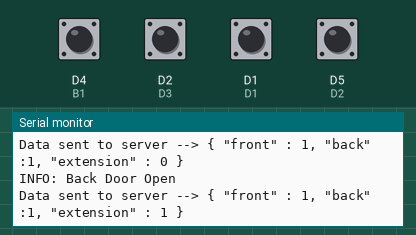
Bench run of a sketch on a simulated ESP8266 (Wemos D1 mini). On the bench: the last lines printed to the serial monitor. The inputs (shaded band) are chosen by the test bench; at power-on: D1, D2 (D3), D4 (B1), D5 (D2) HIGH. WiFi joins after 1.5 s; servers stay silent unless stated; uploads are accepted with an empty reply.

Above: at 2.7 s.
2.8 s: D2 (D3) pulled LOW for 0.15 s
At 2.96 s:
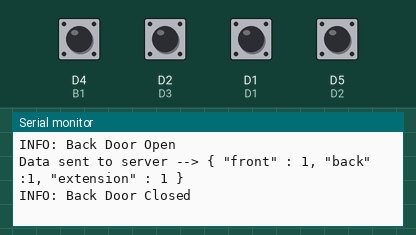
4.4 s: D1 pulled LOW for 0.15 s
At 4.57 s:
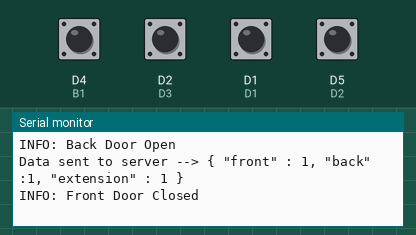
6.0 s: D5 (D2) pulled LOW for 0.15 s
At 6.17 s:
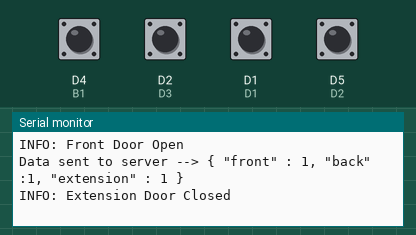

Measured:
- after the input at 2.8 s, the serial monitor: prints a new line at once (image 1)
- after the input at 4.4 s, the serial monitor: prints a new line at once (image 2)
- after the input at 6.0 s, the serial monitor: prints a new line at once (image 3)

The sketch:

Controller.ino
```cpp
#include <ESP8266WiFi.h>
#include <ESP8266HTTPClient.h>

// Converts GPIO pin numbers to the labels on the 'wemos' board
// D(x) refers to door (number), not the pins on the wemos board
#define D1 5
#define D2 14
#define D3 4
#define B1 2

// Sets the delay between loops
#define Delay 100

// Defines open and closed signal values
#define OPEN 1
#define CLOSED 0

// Defines button press signal values
#define BUTTON_NOT_PRESSED 1
#define BUTTON_PRESSED 0

// Defines alarm state values
#define DISARMED 0
#define ARMED 1

// Flag determines whether or not push notification is to be sent
volatile boolean disarmButtonPressed;

// Global States - Used to determine Door and Alarm status
int alarmState;
int d1State;
int d2State;
int d3State;
int b1State;

//WiFi Credentials
const char* ssid = "redacted";
const char* password = "redacted";

//Create server and specify port to listen on (80 - HTTP Default)
WiFiServer server(80);


// ------------------ START OF ALARM APPLICATION ----------------- \\


/*
 * Setup Function:
 *   - Initialises WIFI
 *   - Sets up GPIO pins correctly with pullup resistors
 *   - Initialises serial connection
 *   - Initialises door and button states
 */
void setup() {

  // Setup Serial Connection
  Serial.begin(115200);
  Serial.println();
  Serial.println("Serial started at 115200");
  Serial.println();

  //Create Hostname
  WiFi.hostname("Alarm");

  //Connect to WiFi
  Serial.print("\n\nConnecting to ");
  Serial.println(ssid);

  WiFi.begin(ssid, password);

  //Print dot until wifi connected
  while (WiFi.status() != WL_CONNECTED) {
    delay(500);
    Serial.print(".");
  }

  Serial.println("");
  Serial.println("WiFi connected");

  // Start server
  server.begin();
  Serial.println("Server started");

  // Print the IP address
  Serial.println(WiFi.localIP());

  // GPIO Setup
  pinMode(D1, INPUT_PULLUP);
  pinMode(D2, INPUT_PULLUP);
  pinMode(D3, INPUT_PULLUP);
  pinMode(B1, INPUT_PULLUP);

  // Initialise States
  disarmButtonPressed = false;
  alarmState = DISARMED;
  d1State = CLOSED;
  d2State = CLOSED;
  d3State = CLOSED;
  b1State = BUTTON_NOT_PRESSED;

  // Setup Interrupts
  attachInterrupt(digitalPinToInterrupt(B1), handleButtonPress, FALLING);
}

/*
 * Main Program Loop:
 */
void loop() {
  // Delay Loop
  delay(Delay);

  // Check if any door state has changed
  doorCheck();

  // If the arm/disarm button is pressed, change the armed state and sent push notification
  if (disarmButtonPressed) {
    delay(1000);
    alarmState = !alarmState;
    notify_AlarmState();
    disarmButtonPressed = false;
  }
}


/*
 * Front Door Open:
 * Triggered when D1 pin value RISES 0 -> 1
 */
void doorCheck() {
    // Check Front Door (D1)
    // If there is a change in state
    if (d1State != digitalRead(D1)) {
      // Handle Door Open
      if (digitalRead(D1) == OPEN) {
        Serial.println("INFO: Front Door Open");
        d1State = OPEN;
        postDoorInfo();
        notify_DoorOpen("Front%20Door");
      }
      // Handle Door Closed
      if (digitalRead(D1) == CLOSED) {
        Serial.println("INFO: Front Door Closed");
        d1State = CLOSED;
        postDoorInfo();
      }
    }

    // Check Extension Door (D2)
    // If there is a change in state
    if (d2State != digitalRead(D2)) {
      // Handle Door Open
      if (digitalRead(D2) == OPEN) {
        Serial.println("INFO: Extension Door Open");
        d2State = OPEN;
        postDoorInfo();
        notify_DoorOpen("Extension%20Door");
      }
      // Handle Door Closed
      if (digitalRead(D2) == CLOSED) {
        Serial.println("INFO: Extension Door Closed");
        d2State = CLOSED;
        postDoorInfo();
      }
    }

    // Check Back Door (D3)
    // If there is a change in state
    if (d3State != digitalRead(D3)) {
      // Handle Door Open
      if (digitalRead(D3) == OPEN) {
        Serial.println("INFO: Back Door Open");
        d3State = OPEN;
        postDoorInfo();
        notify_DoorOpen("Back%20Door");
      }
      // Handle Door Closed
      if (digitalRead(D3) == CLOSED) {
        Serial.println("INFO: Back Door Closed");
        d3State = CLOSED;
        postDoorInfo();
      }
    }
}


/*
 * If the arm/disarm button is pressed, the boolean flag is updated
 * accordingly.
 */
 ICACHE_RAM_ATTR void handleButtonPress() {
  disarmButtonPressed = true;
}


/*
 * Returns correctly formatted JSON String with the current status of each door
 */
String getJSON() {
    String json = "{ \"front\" : ";
    json += d1State;
    json += ", \"back\" :";
    json += d2State;
    json += ", \"extension\" : ";
    json += d3State;
    json += " }";

    return json;
}


/*
 * POSTs the current door states to the doorlight
 */
 void postDoorInfo() {
    HTTPClient http;

    String address = "http://doorlight/doorstatechange";

    http.begin(address);
    http.addHeader("Content-Type", "application/json");

    int httpResponseCode = http.POST(getJSON());

    http.end();

    if (httpResponseCode == 200) {
      Serial.println("Data sent to server --> " + getJSON());
    } else {
      Serial.println("ERROR: Data was not sent to server");
    }
 }
```

IFTT.ino
```cpp
  const String NOTIFY_DOOR_OPEN_IFTT_ADDRESS = "redacted";
  const String NOTIFY_ALARM_STATE_IFTT_ADDRESS = "redacted";

  // Send push notification to indicate that a door has been opened
  void notify_DoorOpen(String door) {
      // If the alarm is armed
      if (alarmState == ARMED) {
           // Create URL for GET request
           String Data = "?value1=" + door;

           // Send request to IFTT
           HTTPClient http;
           String request = NOTIFY_DOOR_OPEN_IFTT_ADDRESS + Data;
           http.begin(request);
           http.GET();
           http.end();
      }
  }

  // Send push notification with the alarm state (Armed/Disarmed)
  void notify_AlarmState() {

    // Convert boolean alarm state to string message
    String stateMsg = "UNKNOWN ERROR: Alarm is neither armed or disarmed";

    if (alarmState == ARMED) {
      stateMsg = "Armed";
    } else if (alarmState == DISARMED) {
      stateMsg = "Disarmed";
    }

    // Create URL for GET request
    String Data = "?value1=" + stateMsg;

    // Send request to IFTT
    HTTPClient http;
    String request = NOTIFY_ALARM_STATE_IFTT_ADDRESS + Data;
    http.begin(request);
    http.GET();
    http.end();
  }
```
